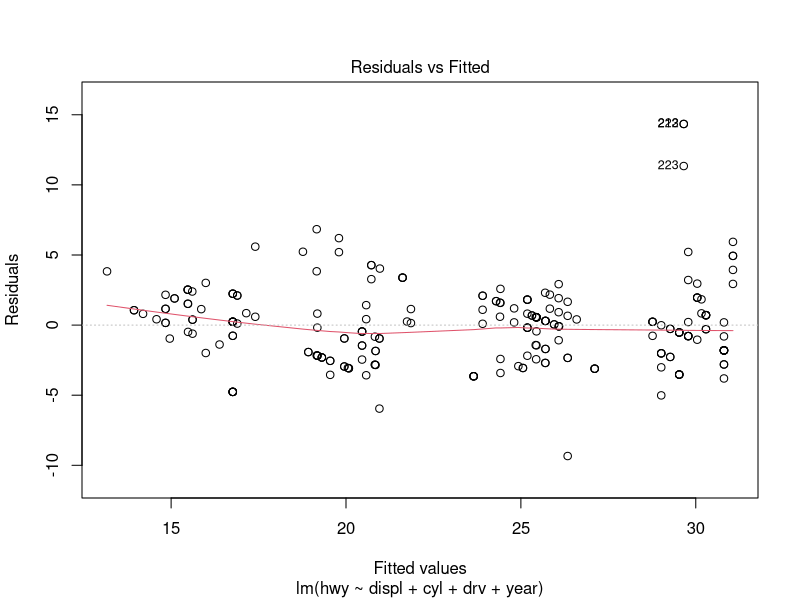
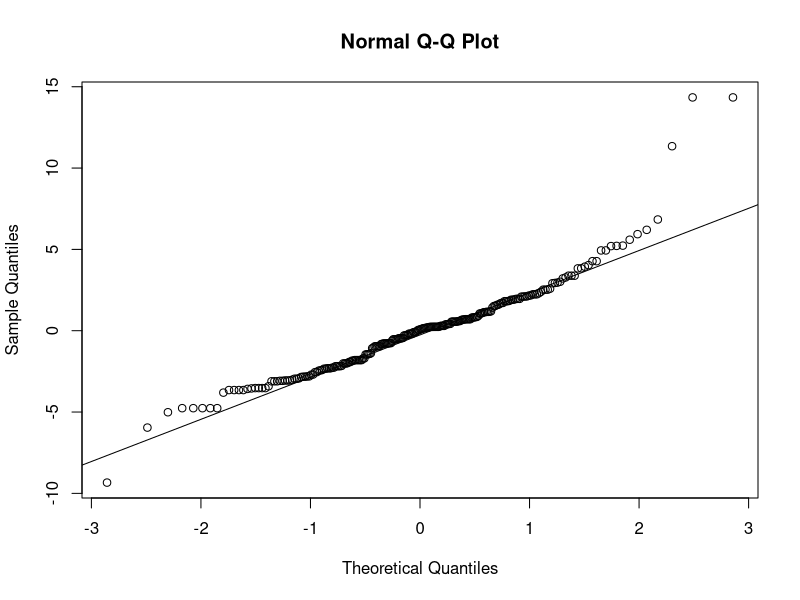
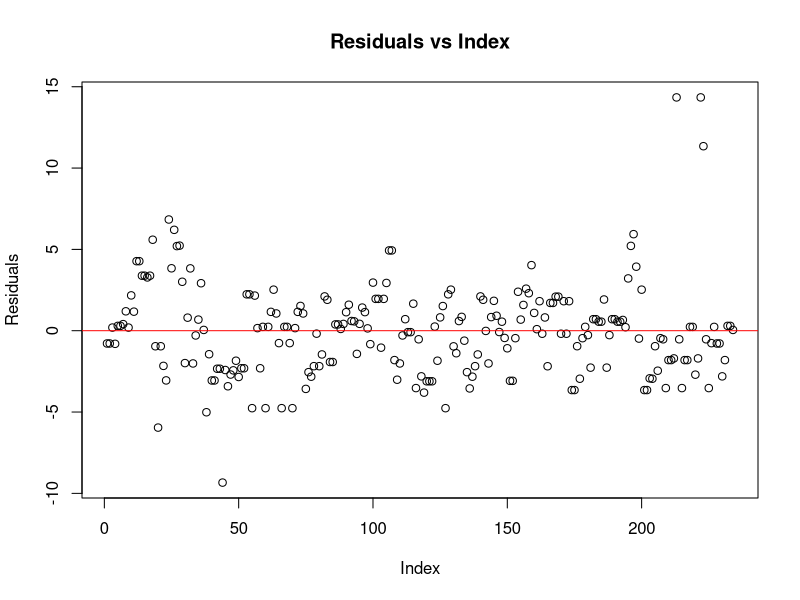
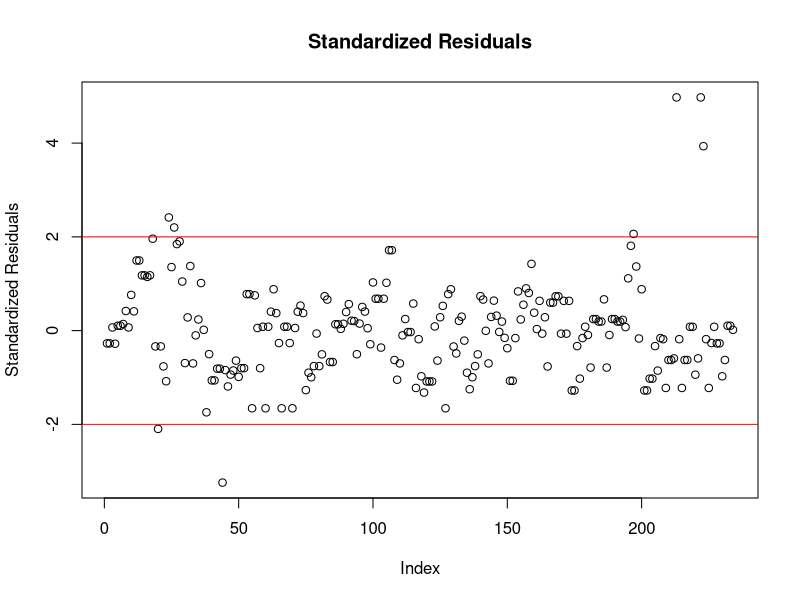
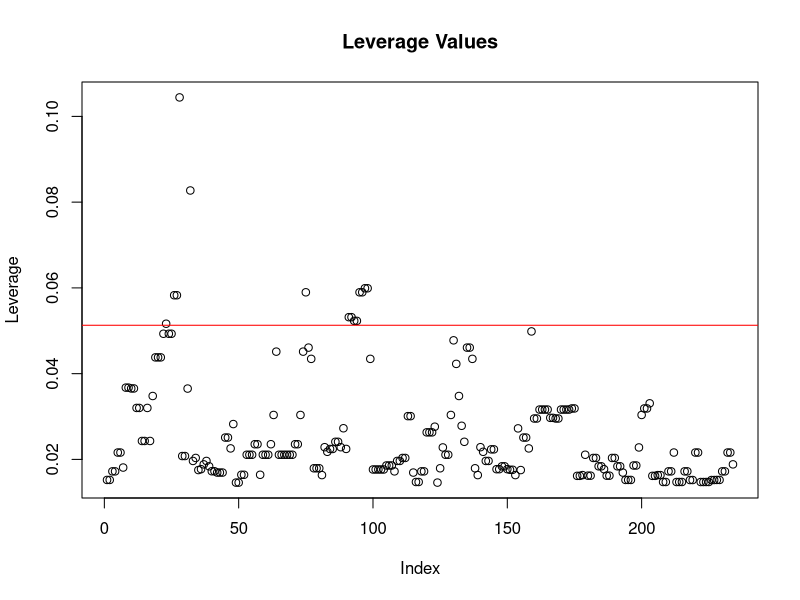
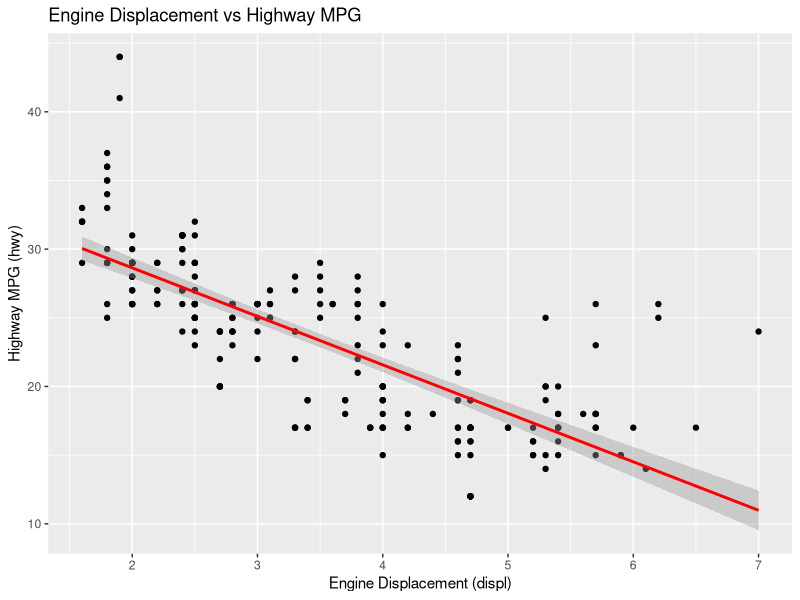
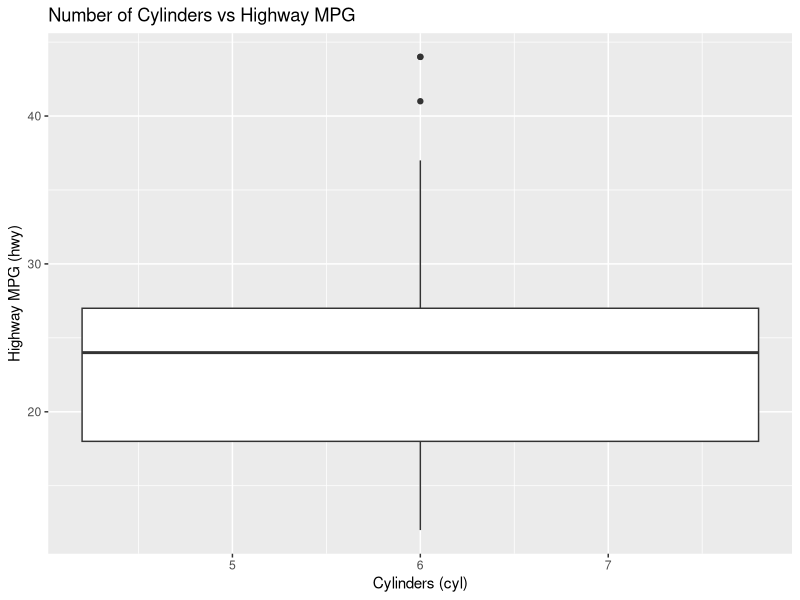

R code for these plots, in order:
## ---- chunk 1
library(ggplot2)
data(mpg)
mpg
model <- lm(hwy ~ displ + cyl + drv + year, data = mpg)

## ---- chunk 2
plot(model, which = 1)
## ---- chunk 3
predictions <- predict(model)
residuals <- model$residuals

## ---- chunk 4
qqnorm(residuals)
qqline(residuals)
## ---- chunk 5
plot(residuals, main = "Residuals vs Index", xlab = "Index", ylab = "Residuals")
abline(h = 0, col = "red")
## ---- chunk 6
library(car)
vif(model)
## ---- chunk 7
std_residuals_model <- rstandard(model)  
plot(std_residuals_model, main = "Standardized Residuals", xlab = "Index", ylab = "Standardized Residuals")
abline(h = c(-2, 2), col = "red")
## ---- chunk 8
leverage <- hatvalues(model)
plot(leverage, main = "Leverage Values", xlab = "Index", ylab = "Leverage")
abline(h = 2 * mean(leverage), col = "red")
## ---- chunk 9
ggplot(mpg, aes(x = displ, y = hwy)) + 
  geom_point() +
  geom_smooth(method = "lm", color = "red") +
  labs(title = "Engine Displacement vs Highway MPG", x = "Engine Displacement (displ)", y = "Highway MPG (hwy)")
## ---- chunk 10
ggplot(mpg, aes(x = cyl, y = hwy)) + 
  geom_boxplot() +
  labs(title = "Number of Cylinders vs Highway MPG", x = "Cylinders (cyl)", y = "Highway MPG (hwy)")

## ---- chunk 11
summary(model)

confint(model)
